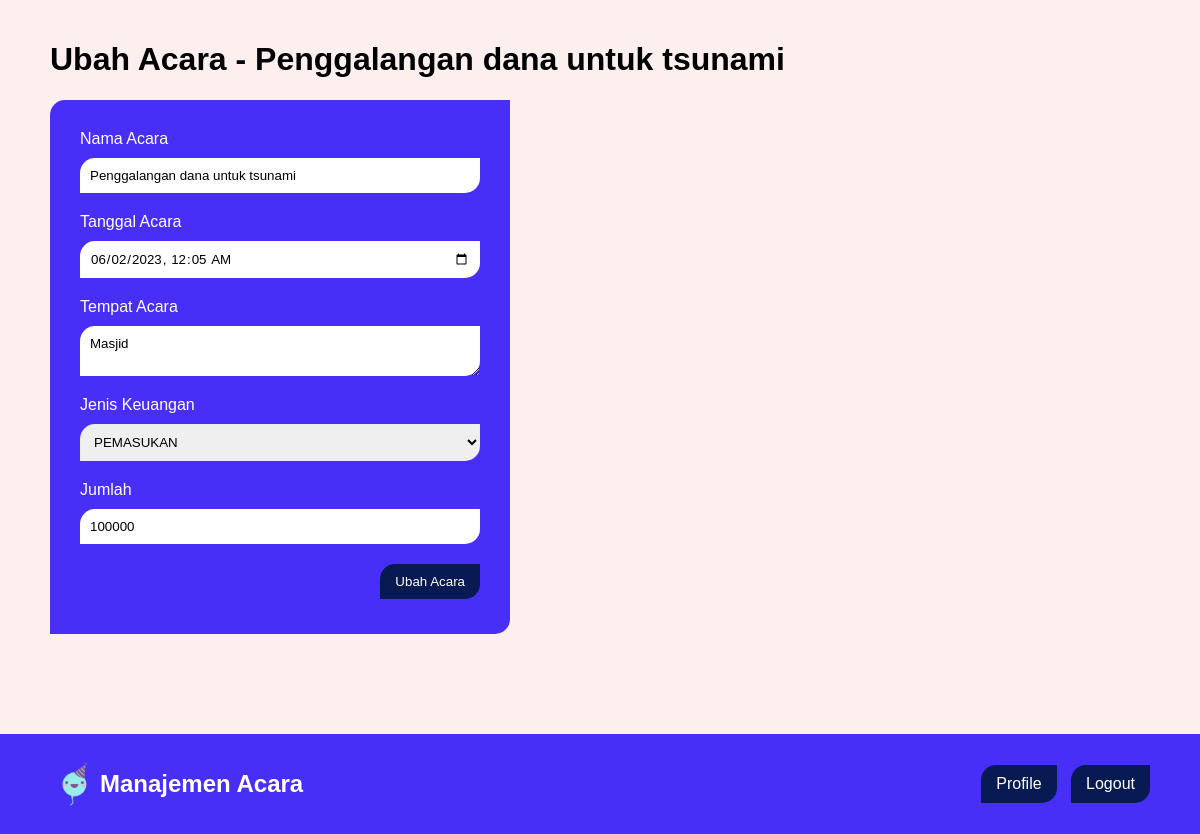
Screenshot of /ubah_acara.php?id_acara=9 (signed in) with the database file from the repository.
### tables this page shows
CREATE TABLE `acara` (
  `id_acara` int(11) NOT NULL,
  `nama_acara` varchar(100) NOT NULL,
  `tanggal_acara` datetime NOT NULL,
  `tempat_acara` text NOT NULL,
  `id_user` int(11) NOT NULL
);

CREATE TABLE `keuangan` (
  `id_keuangan` int(11) NOT NULL,
  `jenis_keuangan` enum('PEMASUKAN','PENGELUARAN') NOT NULL,
  `jumlah` int(11) NOT NULL,
  `id_acara` int(11) NOT NULL
);

### ubah_acara.php (the view, shortened to what this page needs)
<?php
    require_once 'koneksi.php';
	$id_user = $_SESSION['id_user'];
	$id_acara = $_GET['id_acara'];
	$acara = mysqli_query($koneksi, "SELECT * FROM acara INNER JOIN user ON acara.id_user = user.id_user INNER JOIN keuangan ON acara.id_acara = keuangan.id_acara WHERE acara.id_acara = '$id_acara' && acara.id_user = '$id_user'");
	$data_acara = mysqli_fetch_assoc($acara);
?>
<html>
<head>
	<?php include_once 'head.php'; ?>
</head>
<body>
	<div class="container">
		<h1 class="heading-title">Ubah Acara - <?= $data_acara['nama_acara']; ?></h1>
		<form method="post" class="form form-left">
		  	<label class="label" for="nama_acara">Nama Acara</label>
		  	<input class="input" type="text" id="nama_acara" name="nama_acara" placeholder="Enter Nama Acara" value="<?= $data_acara['nama_acara']; ?>" required>
		  	<label class="label" for="tanggal_acara">Tanggal Acara</label>
		  	<input class="input" type="datetime-local" id="tanggal_acara" name="tanggal_acara" placeholder="Enter Tanggal Acara" value="<?= $data_acara['tanggal_acara']; ?>" required>
		  	<label class="label" for="tempat_acara">Tempat Acara</label>
		  	<textarea class="input" id="tempat_acara" name="tempat_acara" placeholder="Enter Tempat Acara" required><?= strip_tags(htmlspecialchars_decode($data_acara['tempat_acara'])); ?></textarea>
		  	<label class="label" for="jenis_keuangan">Jenis Keuangan</label>
		  	<select class="input" id="jenis_keuangan" name="jenis_keuangan" placeholder="Enter Jenis Keuangan" required>
		  		<option value="<?= $data_acara['jenis_keuangan']; ?>"><?= $data_acara['jenis_keuangan']; ?></option>
		  	</select>
		  	<label class="label" for="jumlah">Jumlah</label>
		  	<input class="input" type="number" id="jumlah" name="jumlah" placeholder="Enter Jumlah" min="0" required value="<?= $data_acara['jumlah']; ?>">
		  	<button type="submit" class="button align-right" name="btnUbah">Ubah Acara</button>
		</form>
	</div>
	<?php include_once 'navbar.php'; ?>
</body>
</html>

### style.css (style rules this page uses)
* { font-family: 'Verdana', sans-serif; }
body { background-color: #fcefee; margin: 0; padding: 0; }
.container { padding: 20px 50px; padding-bottom: 200px; }
.heading-title { text-align: left; }
.button { margin-top: 5px; margin-bottom: 5px; display: inline-block; padding: 10px 15px; background-color: #071a52; color: #fff; text-decoration: none; border-radius: 15px 0 15px 0; border: none; text-align: center; transition: all 0.2s ease-in-out; }
.form { max-width: 400px; margin: 0 auto; background-color: #482FF7; padding: 30px; color: #fff; border-radius: 15px 0 15px 0; }
.form-left { margin: 0; }
.label, .input { display: block; width: 100%; }
.label { margin-bottom: 10px; }
.input { margin-bottom: 20px; padding: 10px; border: none; border-radius: 15px 0 15px 0; }
.align-right { display: block; margin-left: auto; }

### rows the page displays
acara: nama_acara "Penggalangan dana untuk tsunami", tanggal_acara "06/02/2023 00:05", tempat_acara "Masjid", jenis_keuangan "PEMASUKAN", jumlah "100000"
